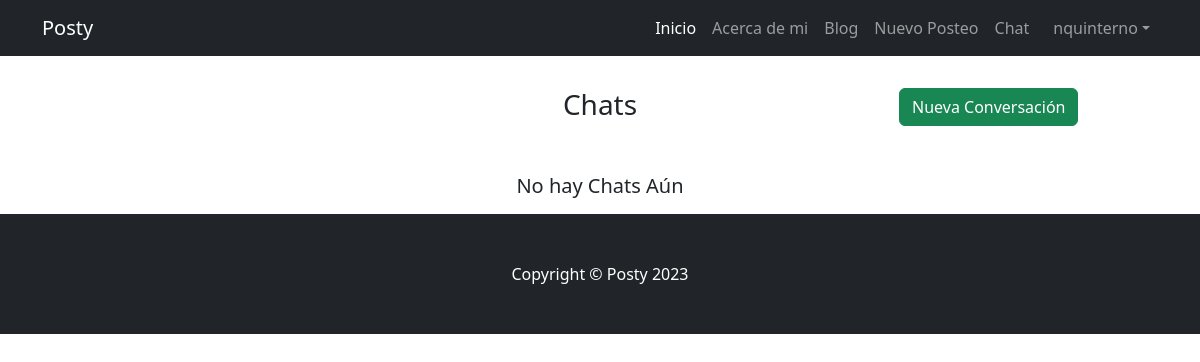
The page /chat (signed in) on the database as committed earlier.
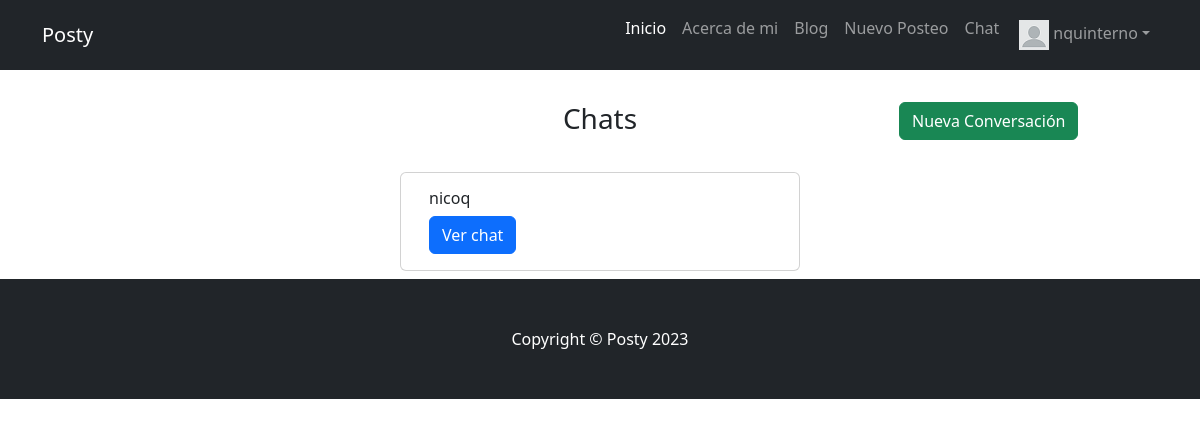
The same page on the database as committed later.
### acount/models.py (models this page shows, shortened)
class Avatar(models.Model):
    user = models.ForeignKey(User, on_delete=models.CASCADE)
    imagen = models.ImageField(upload_to='avatares', null=True, blank = True)

### web_ppal/models.py (models this page shows, shortened)
class Chat(models.Model):
    usuario1 = models.ForeignKey(User,related_name='chats1' ,on_delete=models.CASCADE)
    usuario2 = models.ForeignKey(User,related_name='chats2',verbose_name='Destinatario',on_delete=models.CASCADE)
    fecha_creacion = models.DateTimeField(default=timezone.now)

### web_ppal/views.py (the view)
# urls.py: path("chat",web_ppal.views.ChatList.as_view(),name="Chat"),
class ChatList(ListView, LoginRequiredMixin):
    model = Chat
    template_name = 'web_ppal/chat.html'

### web_ppal/templates/web_ppal/chat.html
{% extends "acount/padre.html" %}
{% load static %}
{% block chat %}
  <div class="container contenido">
    <div class="row m-3 d-flex justify-content-center">
      <div class="col-3">
      </div>
      <div class="col-6">
        <h3 class="d-flex m-3 justify-content-center">Chats</h3>
      </div>
      <div class="col-3 ">
        <a href="{% url 'web_ppal:NewChat' %}" class="btn btn-success m-3">Nueva Conversación</a>
      </div>
    </div>
    <div class="container">
      {% for chat in object_list %}
      <div class="row m-2 d-flex justify-content-center">
        <div class="card d-flex justify-content-center" style="width: 25rem;">
          <div class="card-body">
            {% if chat.usuario1 == request.user %}
                <h6 class="card-title">{{chat.usuario2}}</h6>
            {% else %}
                <h6 class="card-title">{{chat.usuario1}}</h6>
            {% endif %}
            <a class="btn btn-primary" href="{% url 'web_ppal:DetailChat' chat.id %}">Ver chat</a>
          </div>
        </div>
      </div>
      {% empty %}
      <div class="container">
        <div class="row d-flex justify-content-center">
          <h5 class="d-flex m-3 justify-content-center">No hay Chats Aún</h5>
        </div>
      </div>
      {% endfor %}
    </div>
  </div>
{% endblock %}

### acount/templates/acount/padre.html (shortened to what this page needs)
<!DOCTYPE html>
<html lang="en">
    <head>
        {% load static %}
        <link href="{% static 'acount/css/styles.css' %}" rel="stylesheet" />
        <link href="{% static 'acount/css/style_2.css' %}" rel="stylesheet" />
        <link href="{% static 'web_ppal/css/style_2.css' %}" rel="stylesheet" />
    </head>
    <body>
        <nav class="navbar navbar-expand-lg navbar-dark bg-dark">
            <div class="container">
                <a class="navbar-brand" href="#!">Posty</a>
                <div class="collapse navbar-collapse" id="navbarSupportedContent">
                    <ul class="navbar-nav ms-auto mb-2 mb-lg-0">
                        {% if request.user.is_authenticated %}
                        <li class="nav-item"><a class="nav-link active" aria-current="page" href="{% url 'web_ppal:Inicio' %}">Inicio</a></li>
                        <li class="nav-item"><a class="nav-link" href="{% url 'web_ppal:AboutMe' %}">Acerca de mi</a></li>
                        <li class="nav-item"><a class="nav-link" href="{% url 'web_ppal:List' %}">Blog</a></li>
                        <li class="nav-item"><a class="nav-link" href="{% url 'web_ppal:New' %}">Nuevo Posteo</a></li>
                        <li class="nav-item"><a class="nav-link" href="{% url 'web_ppal:Chat' %}">Chat</a></li>
                        <li class="nav-item dropdown">
                            <a class="nav-link dropdown-toggle" href="#" role="button" data-bs-toggle="dropdown" aria-expanded="false"><img src="{{ user.avatar_set.last.imagen.url }}" alt="" class="avatar mx-1 my-1">{{request.user}}</a>
                          </li>
                        {% endif %}
                    </ul>
                </div>
            </div>
        </nav>
        {% block chat %}
        {% endblock chat %}
        <footer class="py-5 bg-dark">
            <div class="container"><p class="m-0 text-center text-white">Copyright &copy; Posty 2023</p></div>
        </footer>
    </body>
</html>

Rows that differ between the two databases and show on the page:
added Chat: usuario1 "nicoq"
Other text that changed with them:
text no longer shown: "No hay Chats Aún"
